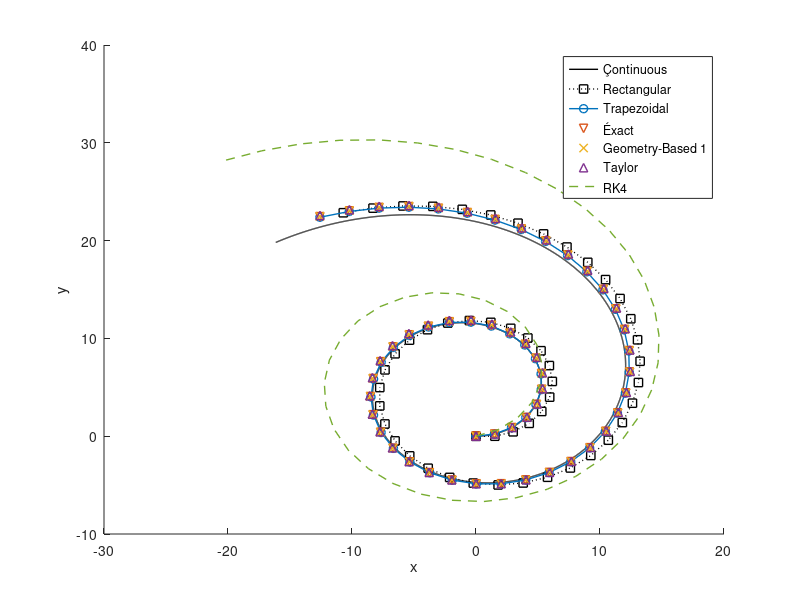

Source code (MATLAB): (Note: this script raises an error after producing the figure.)
%% Approach 1
clear all; clc;
% Code for Rectangular Integration based Kinematic model

T = 2; % Sampling time
ti = 0; % Initial time
tf = 100; % Final time
td = ti:T:tf; % Discrete time defined
tf = td(end);
% Due to discrete steps, t_d(end) is not necessarily equal to tf.
% That is why we need to recompute tf by assigning t_d(end) to it.
sl = length(td); % Number of samples in discrete time frame
wR = 0.3*cos(0.002*td); % Right wheel angular speed
wL = sin(0.002*td); % Left wheel angular speed
r = 5; % Radius of wheels [cm]
L = 10; % Width of robot platform [cm]
xd = zeros(1,sl); % Vector to store global x_n
yd = zeros(1,sl); % Vector to store global y_n
xd1 = zeros(1,sl); % Vector to store global x_n for trapezoidal integration
yd1 = zeros(1,sl); % Vector to store global y_n for trapezoidal integration
xd2 = zeros(1,sl); % Vector to store global x_n for exact integration
yd2 = zeros(1,sl); % Vector to store global y_n for exact integration
xd3 = zeros(1,sl); % Vector to store global x_n for geometry based 1 integration
yd3 = zeros(1,sl); % Vector to store global y_n for geometry based 1 integration
xd4 = zeros(1,sl); % Vector to store global x_n for taylor integration
yd4 = zeros(1,sl); % Vector to store global y_n for taylor integration
xd5 = zeros(1,sl); % Vector to store global x_n for RK4 integration
yd5 = zeros(1,sl); % Vector to store global y_n for RK4 integration

phd = zeros(1,sl); % Vector to store global \phi_n
phd_exact = zeros(1,sl); % Vector to store global \phi_n for exact method

% continuous model

dt = 0.01; % Time increment for continuous scenario
tc = ti:dt:tf; % Continuous time (CT) frame
wR_c = 0.3*cos(0.002*tc); % Right wheel angular speed
wL_c = sin(0.002*tc); % Left wheel angular speed
sl_c = length(tc); % Number of steps in CT simulation
xc = zeros(1,sl_c); % Vector to store CT x(t)
yc = zeros(1,sl_c); % Vector to store CT y(t)
phc = zeros(1,sl_c); % % Vector to store CT \phi(t)

for ii=1:sl_c-1 % <= one less simulation for the reason mentioned above
vR_c=r*wR_c(ii);
vL_c=r*wL_c(ii);
v_c=(vR_c+vL_c)/2;
w_c=(vR_c-vL_c)/L;
dph_c=dt*w_c;
xc(ii+1)=xc(ii)+v_c*dt*cos(phc(ii));
yc(ii+1)=yc(ii)+v_c*dt*sin(phc(ii));
phc(ii+1)=phc(ii)+dph_c;
end

for ii=2:sl-1
% note that we need to run this loop for one less iteration because
% the pose quantities have time index (ii+1)
vR=r*wR(ii);
vL=r*wL(ii);
v=(vR+vL)/2;
w=(vR-vL)/L;
dph=T*w;
xd(ii+1)=xd(ii)+v*T*cos(phd(ii));
yd(ii+1)=yd(ii)+v*T*sin(phd(ii));

xd1(ii+1)=xd1(ii)+(v*T./2)*(cos(phd(ii)) + cos(phd(ii) + T*w));
yd1(ii+1)=yd1(ii)+(v*T./2)*(sin(phd(ii)) + sin(phd(ii) + T*w));

xd2(ii)=xd2(ii-1)+(v./w)*(sin(phd_exact(ii-1)+dph) - sin(phd_exact(ii-1)));
yd2(ii)=yd2(ii-1)-(v./w)*(cos(phd_exact(ii-1)+dph) - cos(phd_exact(ii-1)));
phd_exact(ii) = phd_exact(ii-1)+dph;

xd3(ii+1)=xd3(ii)+v*T*(cos(phd(ii)+dph/2) );
yd3(ii+1)=yd3(ii)+v*T*(sin(phd(ii)+dph/2) );

xd4(ii)=xd4(ii-1)+((v*dph)./w)*(cos(phd_exact(ii-1)) - 0.5*sin(phd_exact(ii-1))*dph);
yd4(ii)=yd4(ii-1)+((v*dph)./w)*(sin(phd_exact(ii-1)) + 0.5*cos(phd_exact(ii-1))*dph);
phd_exact(ii) = phd_exact(ii-1)+dph;

xd5(ii+1) = xd5(ii) + ((T*v)/6)*( cos(phd(ii)) + 2*cos(phd(ii)+dph/2) ...
    + 2*cos(phd(ii)+dph) + 2*cos(phd(ii)+(3*dph)/2) ...
    + cos(phd(ii)+4*dph) );
yd5(ii+1) = yd5(ii) + ((T*v)/6)*( sin(phd(ii)) + 2*sin(phd(ii)+dph/2) ...
    + 2*sin(phd(ii)+dph) + 2*sin(phd(ii)+(3*dph)/2) ...
    + sin(phd(ii)+4*dph) );

phd(ii+1)=phd(ii)+dph;
end
hold on;
plot(xc,yc,'k','linewidth',1)
plot(xd,yd,'ks:','linewidth',1);
plot(xd1,yd1,'-o','linewidth',1);
plot(xd2,yd2,'v','linewidth',1);
plot(xd3,yd3,'x','linewidth',1);
plot(xd4,yd4,'^','linewidth',1);
plot(xd5,yd5,'--','linewidth',1);
legend('Çontinuous','Rectangular','Trapezoidal','Éxact','Geometry-Based 1','Taylor','RK4')
xlabel('x'); ylabel('y');
sgtitle('Discrete-time Kinematic models')

%% Experiment 2
clear all; clc;

%Compute trajectory for continuous-time for dt = 0:01
ti = 0; % Initial time
tf = 100; % Final time
dt = 0.01; % Time increment for continuous scenario
tc = ti:dt:tf; % Continuous time (CT) frame
r = 5; % Radius of wheels [cm]
L = 10; % Width of robot platform [cm]
wR_c = 0.3*cos(0.002*tc); % Right wheel angular speed
wL_c = sin(0.002*tc); % Left wheel angular speed
sl_c = length(tc); % Number of steps in CT simulation
xc = zeros(1,sl_c); % Vector to store CT x(t)
yc = zeros(1,sl_c); % Vector to store CT y(t)
phc = zeros(1,sl_c); % % Vector to store CT \phi(t)

for ii=1:sl_c-1 % <= one less simulation for the reason mentioned above
vR_c=r*wR_c(ii);
vL_c=r*wL_c(ii);
v_c=(vR_c+vL_c)/2;
w_c=(vR_c-vL_c)/L;
dph_c=dt*w_c;
xc(ii+1)=xc(ii)+v_c*dt*cos(phc(ii));
yc(ii+1)=yc(ii)+v_c*dt*sin(phc(ii));
phc(ii+1)=phc(ii)+dph_c;
end

i = 0;
for Ts = 1:7 %Sampling time has integer values: 1,2,...,6,7
    i = i+1; %Compute trajectories in discrete-time for six models
    
    T = Ts; % Sampling time
    ti = 0; % Initial time
    tf = 100; % Final time
    td = ti:T:tf; % Discrete time defined
    tf = td(end);
    sl = length(td); % Number of samples in discrete time frame
    wR = 0.3*cos(0.002*td); % Right wheel angular speed
    wL = sin(0.002*td); % Left wheel angular speed
    r = 5; % Radius of wheels [cm]
    L = 10; % Width of robot platform [cm]
    xd = zeros(6,sl); % Vector to store global x_n
    yd = zeros(6,sl); % Vector to store global y_n
    
    phd = zeros(1,sl); % Vector to store global \phi_n
    phd_exact = zeros(1,sl); % Vector to store global \phi_n for exact method
    
    for ii=2:sl-1
        % note that we need to run this loop for one less iteration because
        % the pose quantities have time index (ii+1)
        vR=r*wR(ii);
        vL=r*wL(ii);
        v=(vR+vL)/2;
        w=(vR-vL)/L;
        dph=T*w;
        xd(1,ii+1)=xd(1,ii)+v*T*cos(phd(ii)); % Rectangular model
        yd(1,ii+1)=yd(1,ii)+v*T*sin(phd(ii));

        xd(2,ii+1)=xd(2,ii)+(v*T./2)*(cos(phd(ii)) + cos(phd(ii) + T*w)); % Trapezoidal
        yd(2,ii+1)=yd(2,ii)+(v*T./2)*(sin(phd(ii)) + sin(phd(ii) + T*w));

        xd(3,ii)=xd(3,ii-1)+(v./w)*(sin(phd_exact(ii-1)+dph) - sin(phd_exact(ii-1))); % Exact
        yd(3,ii)=yd(3,ii-1)-(v./w)*(cos(phd_exact(ii-1)+dph) - cos(phd_exact(ii-1)));
        phd_exact(ii) = phd_exact(ii-1)+dph;

        xd(4,ii+1)=xd(4,ii)+v*T*(cos(phd(ii)+dph/2) ); % Geometry based I
        yd(4,ii+1)=yd(4,ii)+v*T*(sin(phd(ii)+dph/2) );

        xd(5,ii)=xd(5,ii-1)+((v*dph)./w)*(cos(phd_exact(ii-1)) - 0.5*sin(phd_exact(ii-1))*dph); % Taylor 
        yd(5,ii)=yd(5,ii-1)+((v*dph)./w)*(sin(phd_exact(ii-1)) + 0.5*cos(phd_exact(ii-1))*dph);
        phd_exact(ii) = phd_exact(ii-1)+dph;

        xd(6,ii+1) = xd(6,ii) + ((T*v)/6)*( cos(phd(ii)) + 2*cos(phd(ii)+dph/2) ... % RK4
            + 2*cos(phd(ii)+dph) + 2*cos(phd(ii)+(3*dph)/2) ...
            + cos(phd(ii)+4*dph) );
        yd(6,ii+1) = yd(6,ii) + ((T*v)/6)*( sin(phd(ii)) + 2*sin(phd(ii)+dph/2) ...
            + 2*sin(phd(ii)+dph) + 2*sin(phd(ii)+(3*dph)/2) ...
            + sin(phd(ii)+4*dph) );

        phd(ii+1)=phd(ii)+dph;
    end
    
    %Compare each trajectory above with that of continuous-time
    for j = 1:6
        error_x = xd(j,:) - xc(round(linspace(1,length(xc),length(xd(j,:)))));
        error_y = yd(j,:) - yc(round(linspace(1,length(yc),length(yd(j,:)))));
        sum_squared_error(j,i)= sum(error_x.^2)+sum(error_y.^2);
    end
end
all_Ts = [1,2,3,4,5,6,7];
for j =1:6
    hold on
    plot(all_Ts,sum_squared_error(j,:))
end
legend('Rectangular','Trapezoidal','Éxact','Geometry-Based 1','Taylor','RK4')
title('Sum squared error of each model versus varying sampling time');
xlabel('Ts'); ylabel('Sum squared error');


